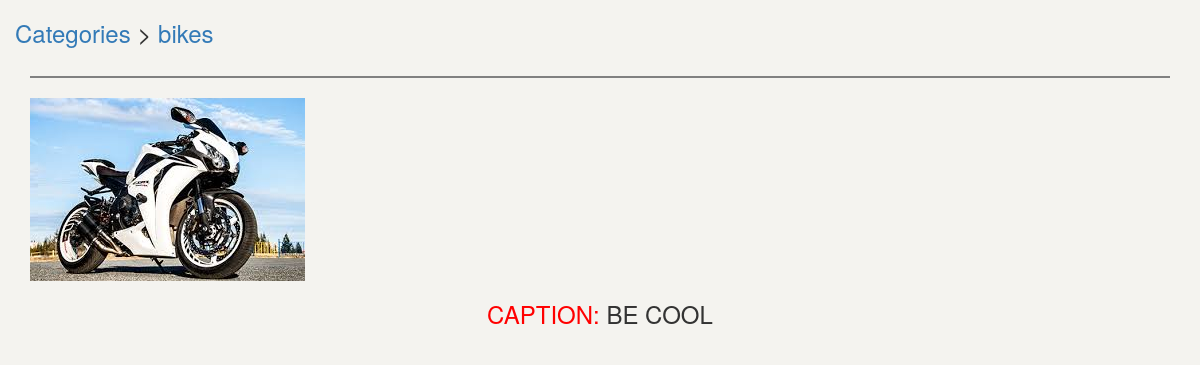
Screenshot of /gallery/viewgallery.php?cid=1&pid=1 (signed in) with the database file from the repository.
### tables this page shows
CREATE TABLE `gallery_category` (
  `category_id` int(11) NOT NULL AUTO_INCREMENT,
  `username` varchar(255) NOT NULL,
  `category_name` varchar(255) NOT NULL,
  PRIMARY KEY (`category_id`),
  UNIQUE KEY `username` (`username`,`category_name`)
);

CREATE TABLE `gallery_photos` (
  `photo_id` bigint(20) unsigned NOT NULL AUTO_INCREMENT,
  `photo_filename` varchar(25) DEFAULT NULL,
  `photo_caption` text,
  `photo_category` bigint(20) unsigned NOT NULL DEFAULT '0',
  PRIMARY KEY (`photo_id`),
  KEY `photo_id` (`photo_id`)
);

### gallery/config.inc.php (called while the page is built, shortened)
<?php
    $images_dir = "photos";
?>

### gallery/viewgallery.php (the view, shortened to what this page needs)
<?php
	include("config.inc.php");
	$cid = (int)($_GET['cid']);
	$pid = (int)($_GET['pid']);
	if( $pid )
	{
		$result = mysql_query( "SELECT photo_caption,photo_filename FROM gallery_photos WHERE photo_id='".addslashes($pid)."'" );
		list($photo_caption, $photo_filename) = mysql_fetch_array( $result );
		$nr = mysql_num_rows( $result );
		if( empty( $nr ) )
		{
			$result_final = "\t<tr><td>No Photo found</td></tr>\n";
		}
		else
		{
			$result = mysql_query( "SELECT category_name FROM gallery_category WHERE category_id='".addslashes($cid)."'" );
			list($category_name) = mysql_fetch_array( $result );
			$result_final .= "<div class='row'>
						<h3><a href='../admin.php'>Categories</a> &gt;
						<a href='index.php?category=$category_name'>$category_name</a></div></h3><hr>";
			$result_final .= "
					<img class='img-responsive' src='".$images_dir."/".$photo_filename."' border='0' alt='".$photo_caption."' />
					<h3 class='text-center' style='text-transform:uppercase'><span style='color:red'>caption:</span> $photo_caption</h3>";
		}
	}
echo <<<__HTML_END
<html>
<head>
	<title>Gallery View</title>
	<meta name='viewport' content='width=device-width, initial-scale=1.0'>
	<link rel='stylesheet' href='https://maxcdn.bootstrapcdn.com/bootstrap/3.3.7/css/bootstrap.min.css' >
	<link rel='stylesheet' href='../css/admin.css' >
	<link href='https://fonts.googleapis.com/css?family=Muli:400,300' rel='stylesheet' type='text/css'>
	<script src='https://ajax.googleapis.com/ajax/libs/jquery/3.1.1/jquery.min.js'></script>
	<script src='https://maxcdn.bootstrapcdn.com/bootstrap/3.3.7/js/bootstrap.min.js'></script>
</head>
<body>
	<div class='container'>
		$result_final
	</div>
</body>
</html>
__HTML_END;
?>

### css/admin.css (style rules this page uses)
body { background: #F4F3EF; }
hr { height: 2px; background-color:#808080; color:#E60211; border: 0 none; }

### rows the page displays
gallery_category: category_name "bikes"
gallery_photos: photo_filename (picture), photo_caption "BE COOL"
